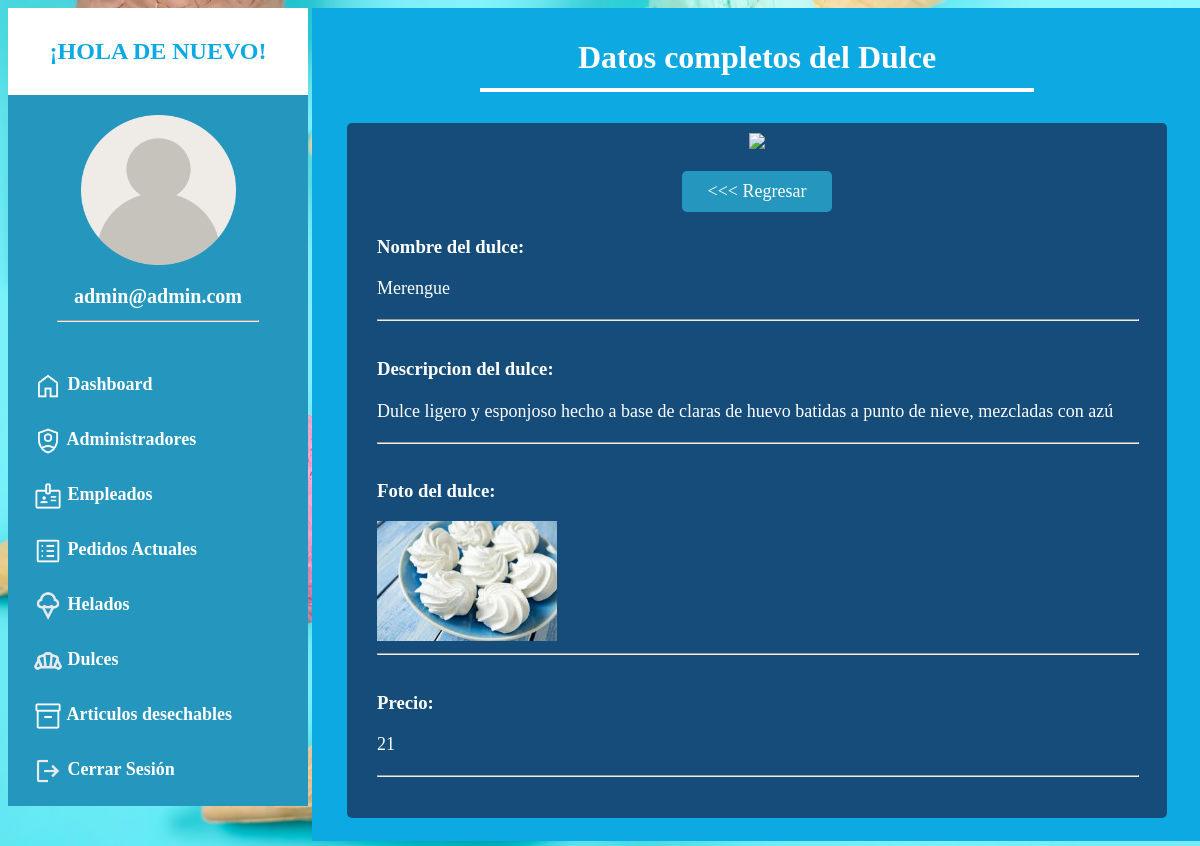
Screenshot of /ver_dulce.php?id=1 (signed in) with the database file from the repository.
### tables this page shows
CREATE TABLE `dulces` (
  `id_dulces` int(5) NOT NULL,
  `dulce` varchar(100) NOT NULL,
  `descripcion` varchar(100) NOT NULL,
  `precio` varchar(100) NOT NULL,
  `ruta` varchar(100) NOT NULL,
  `codigo` int(10) NOT NULL
);

### ver_dulce.php (the view, shortened to what this page needs)
<!DOCTYPE html>
<html lang="en">
<head>
    <link rel="stylesheet" href="style_panel_admin.css">
</head>
<body>
    <div class="ancho">
        <?php
        include "menu_panel_admin.php";
        ?>
        <div class="contenedorpaneladmin">
            <div class="contenedor4 centrar">
                <h1>Datos completos del Dulce</h1>
                <hr>
            </div>
            <br>
            <div class="contenedor5 centrar">
                <img src="./img/logo_colon.png" class="logopaneladmin1">
                <br><br>
                <a href="dulces.php" class="btn_regresar"> &lt;&lt;&lt; Regresar</a>
                <?php
                require "conexion.php";
                $id = $_GET['id'];
                $verusuario = "SELECT * FROM dulces WHERE id_dulces = '$id'";
                $resultado = mysqli_query($conectar, $verusuario);
                $fila = $resultado->fetch_array();
                ?>
                <div class="contenedor7">
                    <h3>Nombre del dulce:</h3>
                    <p><?php echo $fila["dulce"]; ?></p>
                    <hr>
                </div>
                <div class="contenedor7">
                    <h3>Descripcion del dulce:</h3>
                    <p><?php echo $fila["descripcion"]; ?></p>
                    <hr>
                </div>
                <div class="contenedor7">
                    <h3>Foto del dulce:</h3>
                    <img src="<?php echo $fila['ruta']; ?>" class="foto_helados">
                    <hr>
                </div>
                <div class="contenedor7">
                    <h3>Precio:</h3>
                    <p><?php echo $fila["precio"]; ?></p>
                    <hr>
                </div>
                <br>
            </div>
            <br>
        </div>
</body>
</html>

### style_panel_admin.css (style rules this page uses)
body { font-family: 'Times New Roman', Times, serif; background: url(./img/bg.jpg) no-repeat center top; background-size:cover; }
:root { --color1: rgb(37, 150, 190); --color2: white; --color3: #8cf5f9; --color4: #154c79; --color5: #0ca9e2; --color6: red; }
.ancho { width: 1200px; margin: auto; }
.centrar { text-align: center; }
.contenedorpaneladmin { width: 880px; background-color: var(--color5); display: inline-block; vertical-align: top; padding: 5px; }
.contenedor4 { width: 850px; color: var(--color2); padding: 5px; margin-left: 10px; border-radius: 10px; }
.contenedor4 hr { margin-top: -10px; width: 550px; border: 2px var(--color2) solid; }
.contenedor5 { width: 800px; background-color: var(--color4); color: var(--color2); padding: 10px; margin-left: 30px; border-radius: 5px; }
.contenedor5 p { font-size: 18px; line-height: 25px; }
.logopaneladmin1 { width: 200px; }
.contenedor5 { width: 800px; background-color: var(--color4); color: var(--color5); padding: 10px; margin-left: 30px; border-radius: 5px; }
.contenedor5 p { font-size: 18px; line-height: 25px; color: var(--color2); }
.btn_regresar { width: 130px; display: inline-block; background-color: var(--color1); color: var(--color2); text-decoration: none; padding: 10px; font-size: 18px; border-radius: 5px; }
.contenedor7 hr { width: 100%; }
.contenedor7 { color: var(--color2); text-align: left; padding: 5px 20px; }
.foto_helados { width: 180px; }

### rows the page displays
dulces: dulce "Merengue", descripcion "Dulce ligero y esponjoso hecho a base de claras de huevo batidas a punto de nieve, mezcladas con azú", ruta (picture), precio "21"

### other values shown
$adminCorreo "admin@admin.com"
